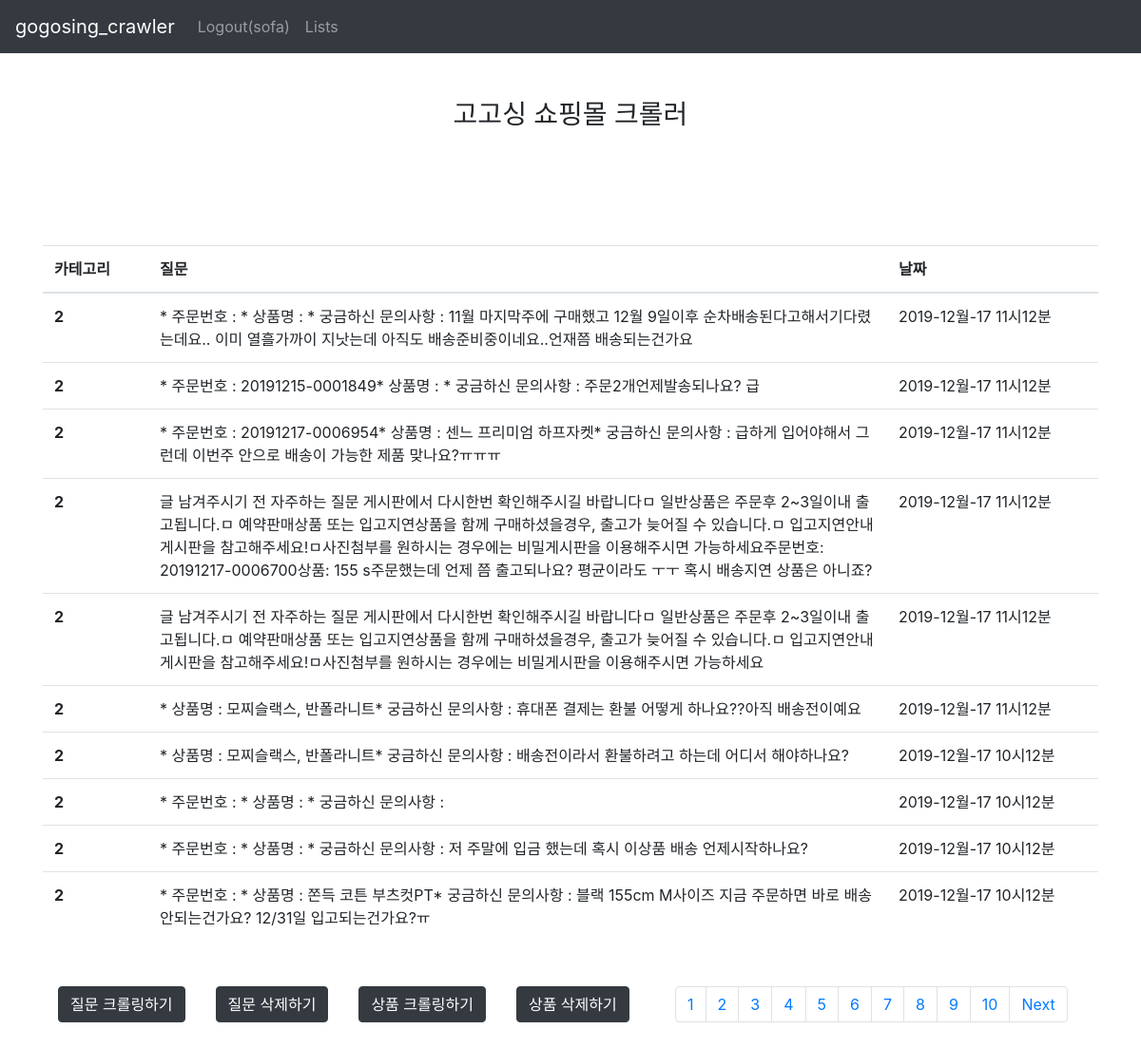
The app's page /home (signed in) with its own data.
### core/models.py (models this page shows)
class Question(models.Model):
    product_code = models.IntegerField(verbose_name='상품 코드', default=0)
    article = models.TextField(verbose_name='질문 제목')
    date = models.DateTimeField(verbose_name='등록 시간')
    category = models.ForeignKey(Category, verbose_name='카테고리', on_delete=models.CASCADE)
    class Meta:
        verbose_name = '질문'
        verbose_name_plural = '질문'

### core/views.py (the view)
# urls.py: path('home', views.home, name="home"),
def home(request):
    import math
    if request.user.is_anonymous == True:
        return redirect('/')
    category = models.Category.objects.all().order_by('id')
    questions = models.Question.objects.all().order_by('category_id')
    total_counts = questions.count()
    current_page = request.GET.get('page', 1) # 현재 페이지
    page_now = int(current_page) # 현재 페이지 사용하기 위해서
    lists_per_page = 10  # 한 페이지당 게시물 수
    page_total = math.ceil(total_counts / lists_per_page)
    start_list = (page_now - 1) * lists_per_page  # 페이지마다 시작하는 게시물
    end_list = start_list + lists_per_page  # 페이지마다 끝나는 게시물
    questions = questions[int(start_list): int(end_list)]
    first_page = math.floor(page_now *0.1) * lists_per_page + 1 #페이지네이션 10개씩 끊기 //
    last_page = first_page + lists_per_page #페이지네이션 10개씩 끊기
    if page_now % 10 == 0:
        first_page = first_page - 10
        last_page = last_page - 10
    if last_page > page_total:
        last_page = page_total + 1
    next= {}
    next[0] = 0
    if math.floor(page_total/10) == math.floor(first_page/10):
        next[0] = 1
    prev_page = first_page - 10
    after_page = last_page
    if first_page == 1:
        prev_page = 1
    pages = {}
    pages[0] = prev_page
    pages[1] = after_page
    page_control = {}
    page_control[0] = first_page
    page_control[1] = last_page
    dic_page_total = {}
    for i in range(first_page, last_page):
        dic_page_total[i] = i
    return render(request, 'core/user/home.html', {'questions': questions, 'dic_page_total': dic_page_total, 'pages': pages,
                                                   'page_control' : page_control, 'next': next, 'category' : category})

### core/templates/core/user/home.html (shortened to what this page needs)
{% extends 'core/user/base.html' %}
{% block content %}
    <div class="container">
        <h3 class="text-center my-5">고고싱 쇼핑몰 크롤러</h3>
        <table class="table my-5">
            <thead>
            <tr>
                <th width="10%">카테고리</th>
                <th width="70%">질문</th>
                <th width="20%">날짜</th>
            </tr>
            </thead>
            <tbody>
            {% for question in questions %}
                <tr>
                    <th>{{ question.category_id }}</th>
                    <td>
                        <div class="question" style="cursor: pointer;">
                            {{ question.article }}
                        </div>
                    </td>
                    <td>{{ question.date|date:"Y-M-d H시m분" }}</td>
                </tr>
            {% endfor %}
            </tbody>
        </table>
        <button type="button" class="btn btn-dark float-left mx-3">질문 크롤링하기</button>
        <button type="button" class="btn btn-dark float-left mx-3">질문 삭제하기</button>
        <button type="button" class="btn btn-dark float-left mx-3">상품 크롤링하기</button>
        <button type="button" class="btn btn-dark float-left mx-3">상품 삭제하기</button>
        <ul class="pagination justify-content-center my-5">
            {% for i in dic_page_total %}
                <li class="page-item"><a class="page-link" href="?page={{ i }}">{{ i }}</a></li>
            {% endfor %}
            {% if next.0 != 1 %}
                <li class="page-item next"><a class="page-link" href="?page={{ pages.1 }}">Next</a></li>
            {% endif %}
        </ul>
    </div>
{% endblock %}

### core/templates/core/user/base.html (shortened to what this page needs)
<!doctype html>
<html>
<head>
    <link rel="stylesheet" href="https://stackpath.bootstrapcdn.com/bootstrap/4.3.1/css/bootstrap.min.css"
>
</head>
<body>
<nav class="navbar navbar-expand-lg navbar-dark bg-dark" xmlns="http://www.w3.org/1999/html">
    <a class="navbar-brand" href=".">gogosing_crawler</a>
    <div class="collapse navbar-collapse navbar-right" id="navbarSupportedContent">
        <div class="collapse navbar-collapse" id="navbarNav">
            <ul class="navbar-nav">
                {% if request.user.is_anonymous == True %}
                    <li class="nav-item">
                        <a class="nav-link" href="signup">Sign Up</a>
                    </li>
                    <li class="nav-item">
                        <a class="nav-link" href="login">Login</a>
                    </li>
                {% else %}
                    <li class="nav-item">
                        <a class="nav-link" href="logout">Logout({{ request.user.username }})</a>
                    </li>
                {% endif %}
                <li class="nav-item">
                    <a class="nav-link" href="home">Lists</a>
                </li>
            </ul>
        </div>
</nav>
{% block content %}
{% endblock %}
</body>
</html>

### records on screen
Question: category_id "2", article "* 주문번호 : * 상품명 : * 궁금하신 문의사항 : 11월 마지막주에 구매했고 12월 9일이후 순차배송된다고해서기다렸는데요.. 이미 열흘가까이 지낫는데 아직도 배송준비중이네요..언재쯤 배송되는건가요", date "2019-12월-17 11시12분"
Question: category_id "2", article "* 주문번호 : 20191215-0001849* 상품명 : * 궁금하신 문의사항 : 주문2개언제발송되나요? 급", date "2019-12월-17 11시12분"
Question: category_id "2", article "* 주문번호 : 20191217-0006954* 상품명 : 센느 프리미엄 하프자켓* 궁금하신 문의사항 : 급하게 입어야해서 그런데 이번주 안으로 배송이 가능한 제품 맞나요?ㅠㅠㅠ", date "2019-12월-17 11시12분"
Question: category_id "2", article "글 남겨주시기 전 자주하는 질문 게시판에서 다시한번 확인해주시길 바랍니다ㅁ 일반상품은 주문후 2~3일이내 출고됩니다.ㅁ 예약판매상품 또는 입고지연상품을 함께 구매하셨을경우, 출고가 늦어질 수 있습니다.ㅁ 입고지연안내 게시판을 참고해주세요!ㅁ사진첨부를 원하시는 경우에는 비밀게시판을 이용해주시면 가능하세요주문번호: 20191217-0006700상품: 155 s주문했는데 언제 쯤 출고되나요? 평균이라도 ㅜㅜ 혹시 배송지연 상품은 아니죠?", date "2019-12월-17 11시12분"
Question: category_id "2", article "글 남겨주시기 전 자주하는 질문 게시판에서 다시한번 확인해주시길 바랍니다ㅁ 일반상품은 주문후 2~3일이내 출고됩니다.ㅁ 예약판매상품 또는 입고지연상품을 함께 구매하셨을경우, 출고가 늦어질 수 있습니다.ㅁ 입고지연안내 게시판을 참고해주세요!ㅁ사진첨부를 원하시는 경우에는 비밀게시판을 이용해주시면 가능하세요", date "2019-12월-17 11시12분"
Question: category_id "2", article "* 상품명 : 모찌슬랙스, 반폴라니트* 궁금하신 문의사항 : 휴대폰 결제는 환불 어떻게 하나요??아직 배송전이예요", date "2019-12월-17 11시12분"
Question: category_id "2", article "* 상품명 : 모찌슬랙스, 반폴라니트* 궁금하신 문의사항 : 배송전이라서 환불하려고 하는데 어디서 해야하나요?", date "2019-12월-17 10시12분"
Question: category_id "2", article "* 주문번호 : * 상품명 : * 궁금하신 문의사항 :", date "2019-12월-17 10시12분"
Question: category_id "2", article "* 주문번호 : * 상품명 : * 궁금하신 문의사항 : 저 주말에 입금 했는데 혹시 이상품 배송 언제시작하나요?", date "2019-12월-17 10시12분"
Question: category_id "2", article "* 주문번호 : * 상품명 : 쫀득 코튼 부츠컷PT* 궁금하신 문의사항 : 블랙 155cm M사이즈 지금 주문하면 바로 배송안되는건가요? 12/31일 입고되는건가요?ㅠ", date "2019-12월-17 10시12분"

### other values on screen
{{ request.user.username }} "sofa"
{{ i }} "1" "2" "3" "4" "5" "6" "7" "8" "9" "10"
